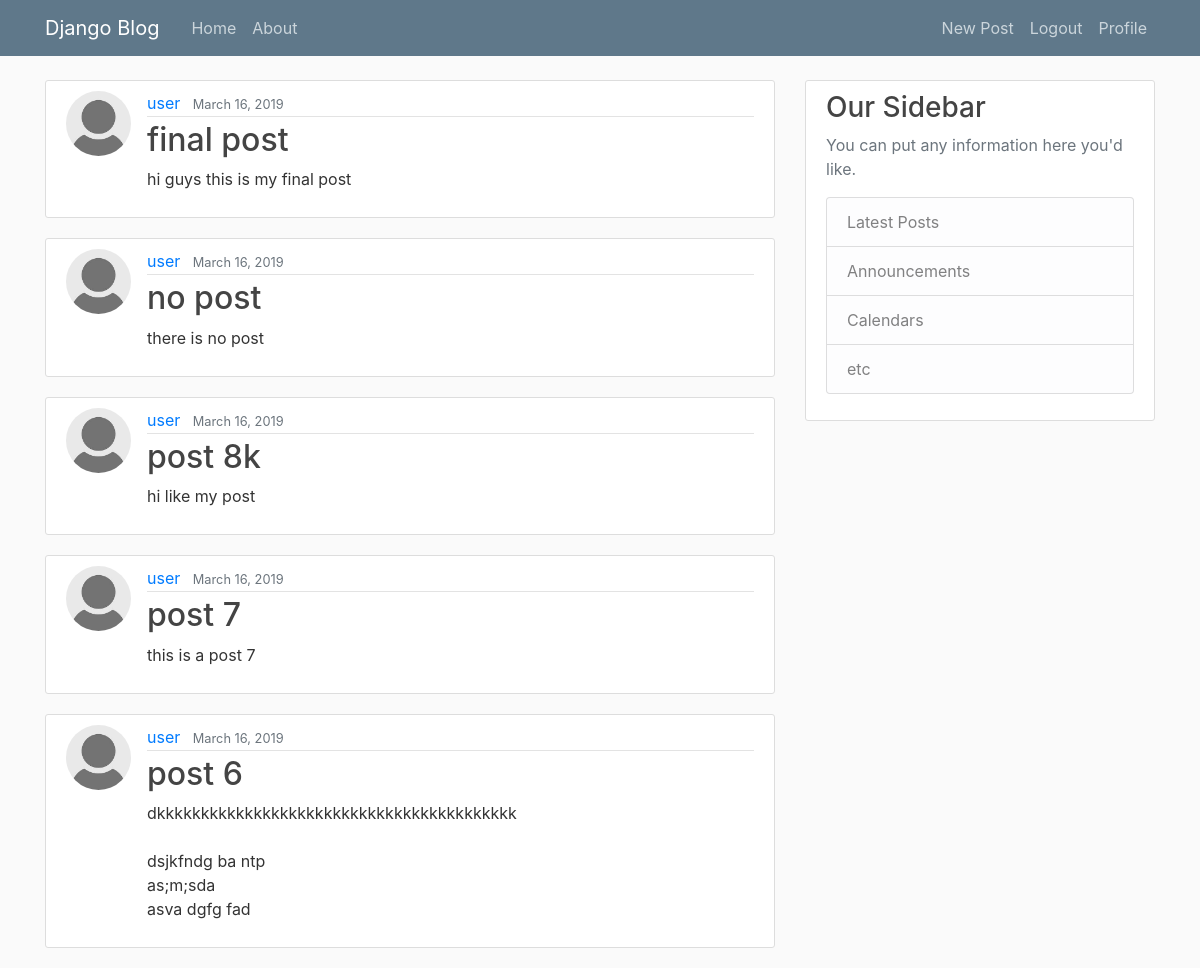
The page / (signed in) on the database its author committed.
### blog/models.py (models this page shows, shortened)
class Post(models.Model):
    title = models.CharField(max_length=100)
    content = models.TextField()
    date_posted = models.DateTimeField(default=timezone.now)
    author = models.ForeignKey(User, on_delete=models.CASCADE)

### users/models.py (models this page shows, shortened)
class profile(models.Model):
    user = models.OneToOneField(User,on_delete=models.CASCADE)
    image = models.ImageField(default="default.jpg" , upload_to='profile_pics')

### blog/views.py (the view)
# urls.py: path('', PostListView.as_view(), name='blog-home'),
class PostListView(ListView):
    model = Post
    template_name = 'blog/home.html'
    context_object_name = 'posts'
    ordering = ['-date_posted']
    paginate_by = 5

### blog/templates/blog/home.html
{% extends 'blog/base.html' %}
{% block content %}
    {% for post in posts %}
        <article class="media content-section">
            <img class="rounded-circle article-img" src="{{ post.author.profile.image.url }}">
            <div class="media-body">
                <div class="article-metadata">
                    <a class="mr-2" href="#">{{ post.author }}</a>
                    <small class="text-muted">{{ post.date_posted|date:"F d, Y" }}</small>
                </div>
                <h2><a class="article-title" href="{% url 'post-detail' post.id%}">{{ post.title }}</a></h2>
                <p class="article-content">{{ post.content }}</p>
            </div>
        </article>
    {% endfor %}
{% endblock content %}

### blog/static/blog/main.css (style rules this page uses)
body { background: #fafafa; color: #333333; margin-top: 5rem; }
h1, h2, h3, h4, h5, h6 { color: #444444; }
.content-section { background: #ffffff; padding: 10px 20px; border: 1px solid #dddddd; border-radius: 3px; margin-bottom: 20px; }
.article-title { color: #444444; }
.article-content { white-space: pre-line; }
.article-img { height: 65px; width: 65px; margin-right: 16px; }
.article-metadata { padding-bottom: 1px; margin-bottom: 4px; border-bottom: 1px solid #e3e3e3 }

### rows shown on the page
Post: author.profile.image (placeholder picture), author "user", date_posted "March 16, 2019", title "final post", content "hi guys this is my final post"
Post: author.profile.image (placeholder picture), author "user", date_posted "March 16, 2019", title "no post", content "there is no post"
Post: author.profile.image (placeholder picture), author "user", date_posted "March 16, 2019", title "post 8k", content "hi like my post"
Post: author.profile.image (placeholder picture), author "user", date_posted "March 16, 2019", title "post 7", content "this is a post 7"
Post: author.profile.image (placeholder picture), author "user", date_posted "March 16, 2019", title "post 6", content "dkkkkkkkkkkkkkkkkkkkkkkkkkkkkkkkkkkkkkkkkk dsjkfndg ba ntp as;m;sda asva dgfg fad"
